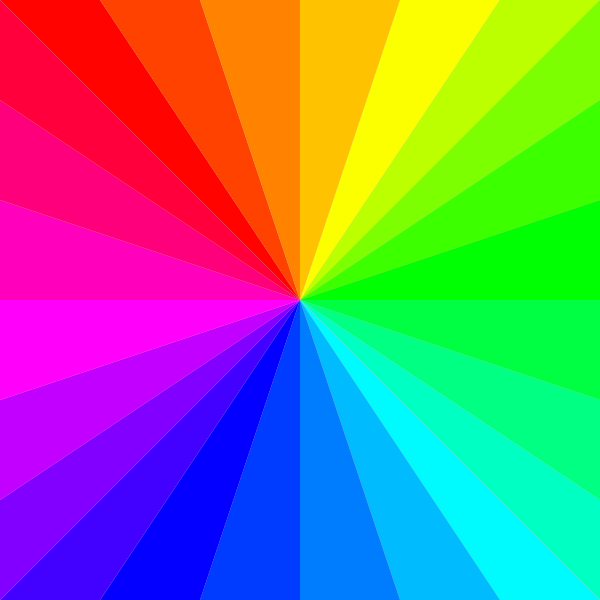
Frame 1 (no input)
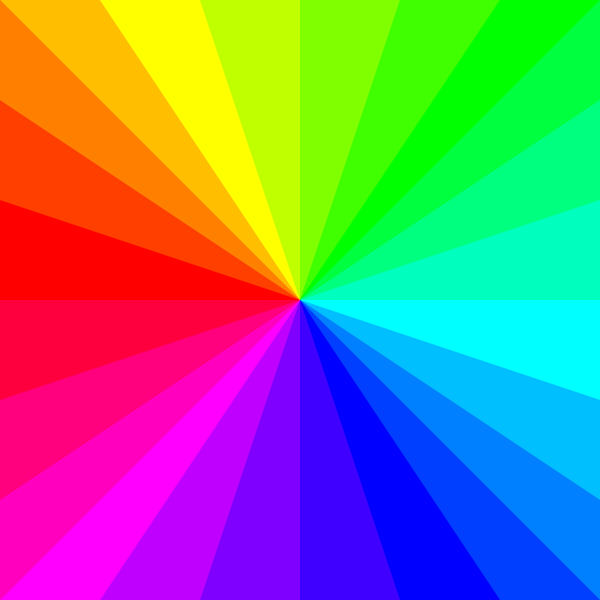
Frame 60 (the mouse pressed at the canvas centre just before this capture)
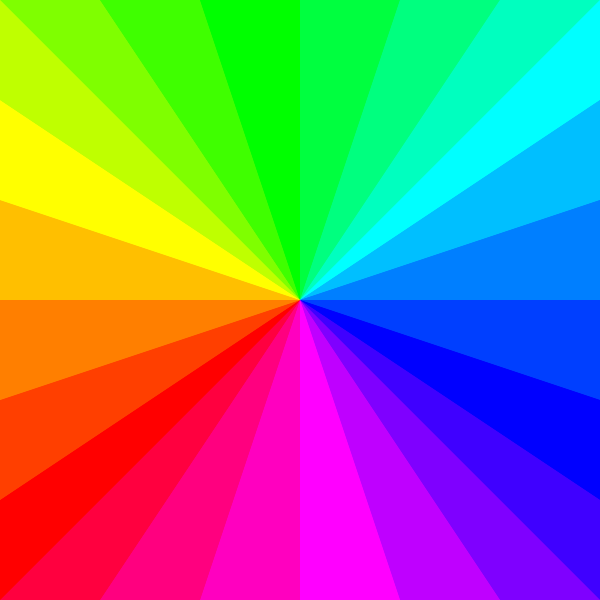
Frame 120 (the mouse held since frame 60 and released just before this capture)

The Processing sketch that drew these frames (run headless with seeded random() and noise(); from frame 60 on, the mouse is pressed at the canvas centre):

// Processing sketch: psychadelicCircles
// ── psychadelicCircles.pde
int a; int b; int c; int d; int e; int f; int g; int h;
int i; int j; int k; int l; int m; int n; int o; int p; // different letter for each triangle
int q; int r; int s; int t; int u; int v; int w; int x; // allows the hues to be staggered
int colorChange;
int moveCircle;
int drawA = 0;

void setup() {
  size(600, 600);
  colorMode(HSB, 480, 100, 100);
  a = 0; b = 20; c = 40; d = 60; e = 80; f = 100; g = 120; h = 140; 
  i = 160; j = 180; k = 200; l = 220; m = 240; n = 260; o = 280; p = 300; 
  q = 320; r = 340; s = 360; t = 380; u = 400; v = 420; w = 440; x = 460;
}

void draw() {
  triangles();
  circles();
}

void triangles() { //background that changes colors in a circley way
  colorChange = colorChange + 1;

  // draw them triangles to fill up the screeeeeeeeeeen
  noStroke();

  // top
  fill(colorChange + a, 600, 600);
  triangle(0, 0, 100, 0, 300, 300);
  fill(colorChange + b, 600, 600);
  triangle(100, 0, 200, 0, 300, 300);
  fill(colorChange + c, 600, 600);
  triangle(200, 0, 300, 0, 300, 300);
  fill(colorChange + d, 600, 600);
  triangle(300, 0, 400, 0, 300, 300);
  fill(colorChange + e, 600, 600);
  triangle(400, 0, 500, 0, 300, 300);
  fill(colorChange + f, 600, 600);
  triangle(500, 0, 600, 0, 300, 300);

  // right
  fill(colorChange + g, 600, 600);
  triangle(600, 0, 600, 100, 300, 300);
  fill(colorChange + h, 600, 600);
  triangle(600, 100, 600, 200, 300, 300);
  fill(colorChange + i, 600, 600);
  triangle(600, 200, 600, 300, 300, 300);
  fill(colorChange + j, 600, 600);
  triangle(600, 300, 600, 400, 300, 300);
  fill(colorChange + k, 600, 600);
  triangle(600, 400, 600, 500, 300, 300);
  fill(colorChange + l, 600, 600);
  triangle(600, 500, 600, 600, 300, 300);

  // bottom
  fill(colorChange + m, 600, 600);
  triangle(600, 600, 500, 600, 300, 300);
  fill(colorChange + n, 600, 600);
  triangle(500, 600, 400, 600, 300, 300);
  fill(colorChange + o, 600, 600);
  triangle(400, 600, 300, 600, 300, 300);
  fill(colorChange + p, 600, 600);
  triangle(300, 600, 200, 600, 300, 300);
  fill(colorChange + q, 600, 600);
  triangle(200, 600, 100, 600, 300, 300);
  fill(colorChange + r, 600, 600);
  triangle(100, 600, 0, 600, 300, 300);

  // left
  fill(colorChange + s, 600, 600);
  triangle(0, 600, 0, 500, 300, 300);
  fill(colorChange + t, 600, 600);
  triangle(0, 500, 0, 400, 300, 300);
  fill(colorChange + u, 600, 600);
  triangle(0, 400, 0, 300, 300, 300);
  fill(colorChange + v, 600, 600);
  triangle(0, 300, 0, 200, 300, 300);
  fill(colorChange + w, 600, 600);
  triangle(0, 200, 0, 100, 300, 300);
  fill(colorChange + x, 600, 600);
  triangle(0, 100, 0, 0, 300, 300);

  // gotta do the same thing over and over
  // to account for the staggered values :/
  if (a + colorChange == 480) {
    a = a - 480;
  }
  if (b + colorChange == 480) {
    b = b - 480;
  }
  if (c + colorChange == 480) {
    c = c - 480;
  }
  if (d + colorChange == 480) {
    d = d - 480;
  }
  if (e + colorChange == 480) {
    e = e - 480;
  }
  if (f + colorChange == 480) {
    f = f - 480;
  }
  if (g + colorChange == 480) {
    g = g - 480;
  }
  if (h+ colorChange == 480) {
    h = h - 480;
  }
  if (i + colorChange == 480) {
    i = i - 480;
  }
  if (j + colorChange == 480) {
    j = j - 480;
  }
  if (k + colorChange == 480) {
    k = k - 480;
  }
  if (l + colorChange == 480) {
    l = l - 480;
  }
  if (m + colorChange == 480) {
    m = m - 480;
  }
  if (n + colorChange == 480) {
    n = n - 480;
  }
  if (o + colorChange == 480) {
    o = o - 480;
  }
  if (p + colorChange == 480) {
    p = p - 480;
  }
  if (q + colorChange == 480) {
    q = q - 480;
  }
  if (r + colorChange == 480) {
    r = r - 480;
  }
  if (s + colorChange == 480) {
    s = s - 480;
  }
  if (t + colorChange == 480) {
    t = t - 480;
  }
  if (u + colorChange == 480) {
    u = u - 480;
  }
  if (v + colorChange == 480) {
    v = v - 480;
  }
  if (w + colorChange == 480) {
    w = w - 480;
  }
  if (x + colorChange == 480) {
    x = x - 480;
  }
}

void circles() { // by pressing a key, you cause a circle to drift across the screen
  // do the boolean thing for each key in order to allow
  // each circle to stay on screen without holding down a key
  if(keyPressed == true) {
    if (key == 'a') {
      drawA = 1;
    }
    if (key == 'A') {
      drawA = 0;
    }
  }
  // actually draw the circles
  if (moveCircle < 599) {
    moveCircle = moveCircle + 1;
  }
  if (moveCircle == 599) {
    moveCircle = moveCircle - 1;
  }
  
  if (drawA == 1) {
    stroke(colorChange, 100, 100);
    strokeWeight(2);
    noFill();
    ellipse(moveCircle, 50, 50, 50);
  }
  println(drawA);
}
